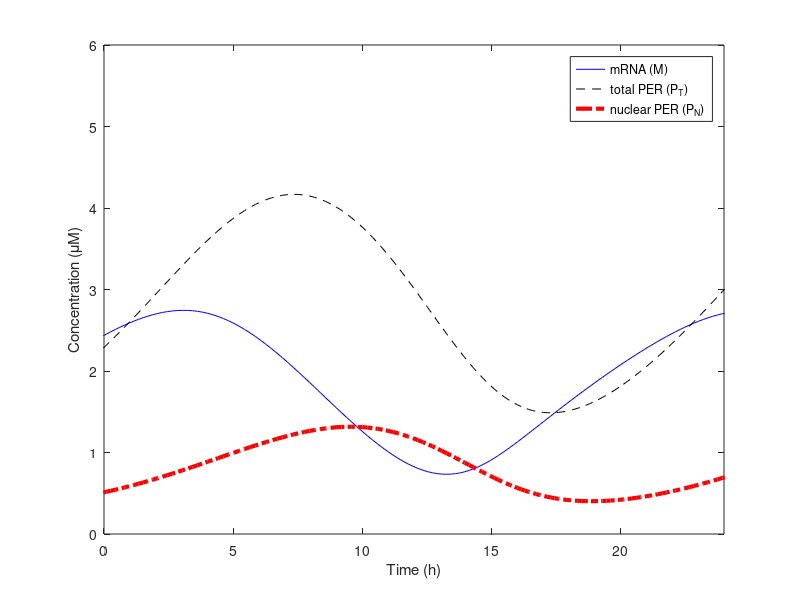

This chart was generated by the following MATLAB code:
%file circadian_rhythm.m
%Goldbeter model of circadian rhythm in Drosophila
%reviewed in Goldbeter (1996) Biochemical oscillations and cellular
%rhythms, Cambridge University Press

function circadian_rhythm

%declare model parameters
global vs ;
global vm;
global vd;
global ks ;
global kt1;
global kt2;
global v1;
global v2;
global v3 ;
global v4;
global k1 ;
global k2 ;
global k3 ;
global k4 ;
global ki ;
global km1;
global kd;
global n;

%assign parameter values
vs=0.76;
vm=0.65;
vd=0.95;
ks=0.38;
kt1=1.9;
kt2=1.3;
v1=3.2;
v2=1.58;
v3=5;
v4=2.5;
k1=1;
k2=1;
k3=2;
k4=2;
ki=1;
km1=0.5;
kd=0.2;
n=4;

%set simulation parameters
ODEFUN=@circadianddt;
Tend=200;

%set initial condition: state = [M, P0, P1, P2, PN]
S0=[1 1 0 0 0 ];

%run simulation (run from before time zero to the limit cycle by zero
[t,S]=ode45(ODEFUN, [-50,Tend], S0);

%generate figure 7.19A
figure(1)
set(gca, 'fontsize', 14)
plot(t, S(:,1), 'b', t, S(:,2)+ S(:,3) + S(:,4) + S(:,5), 'k--', t, S(:,5), 'r-.', 'LineWidth', 3)
axis([0 24 0 6])
legend('mRNA (M)', 'total PER (P_T)', 'nuclear PER (P_N)')
str1(1) = {'A'};
text(-8,6,str1, 'Fontsize', 40)
xlabel('Time (h)')
ylabel('Concentration (\muM)')
    
    
%%generate continuation diagram
%
%Tend=1000;
%%choose a mesh of vd values
%N=15;
%
%peakepsilon=0.05;
%vd_values=zeros(N,1);
%period=zeros(N,1);
%
%%over the mesh, determine the period of oscillation
%for i=1:N
%    vd=0.5 + (2.55 - 0.5)*(i-1)/(N-1);
%    vd_values(i)=vd;
%    [t,s]=ode45(ODEFUN, [-500,Tend], S0);
%    
%figure(99)
%%determine peak
%inds=peakdetect(s(:,1));
%maxpeak=max(s(floor(0.8*length(t)):length(t),1));
%
%
%%determine peak-to-peak time interval
%flag1=0; 
%n1=0;
%while flag1==0
%    index_of_last_peak=inds(length(inds)-n1)
%    if maxpeak-s(index_of_last_peak,1)<peakepsilon
%        flag1=1;
%    else
%        n1=n1+1;
%    end
%end
%    
%flag2=0;
%n2=n1+1;
%while flag2==0
%    index_of_secondlastpeak=inds(length(inds)-n2)
%    if maxpeak-s(index_of_secondlastpeak,1)<peakepsilon
%        flag2=1;
%    else
%        n2=n2+1;
%    end
%end    
%    
%period(i)=t(index_of_last_peak)-t(index_of_secondlastpeak);
%
%end
%
		 %%produce figure panel B (continuation)
%figure(2)
%set(gca, 'fontsize', 14)
%plot(vd_values, period, 'k', 'Linewidth', 3)
%xlabel('maximal degradation rate of PER (v_d) (\muM/h)')
%ylabel('Period of oscillations (h)')
%axis([0.4 2.7 10 70])
%str1(1) = {'B'};
%text(0.1,70,str1, 'Fontsize', 40)
   
end

%model dynamics
function dS = circadianddt(t,S)

global vs ;
global vm;
global vd;
global ks ;
global kt1;
global kt2;
global v1;
global v2;
global v3 ;
global v4;
global k1 ;
global k2 ;
global k3 ;
global k4 ;
global ki ;
global km1;
global kd;
global n;


M=S(1);
P0=S(2);
P1=S(3);
P2=S(4);
PN=S(5);


dS=[vs/(1+(PN/ki)^n) - (vm*M)/(km1+M);ks*M - (v1*P0)/(k1+P0) + (v2*P1)/(k2 + P1);(v1*P0)/(k1+P0) - (v2*P1)/(k2 + P1) - (v3*P1)/(k3+P1) + (v4*P2)/(k4+P2);(v3*P1)/(k3+P1) - (v4*P2)/(k4+P2)  - kt1*P2 + kt2*PN - (vd*P2)/(kd+P2);kt1*P2 - kt2*PN
];

end
